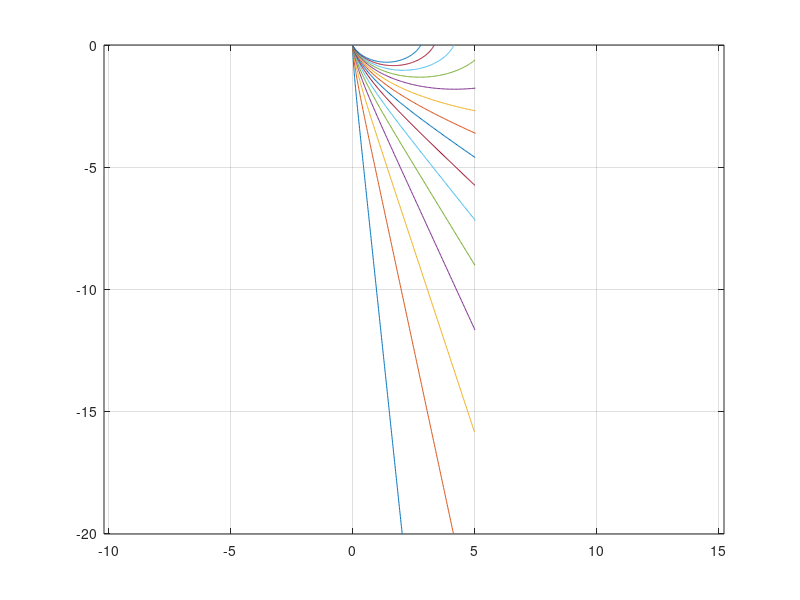

The MATLAB source for this figure: (Note: this script raises an error after producing the figure.)
% Ray tracing in a vertically heterogeneous medium with wave speed c(z)
% To shoot rays at given initial angles
% we solve the following ODE system
%   di/ds = dc/dz(z) * sin(i)
%   dx/ds = c(z)*sin(i)
%   dz/ds = c(z)*cos(i)
% where i = ray angle, counter-clockwise from Z down
%       s = travel-time
% The ODE is integrated by a midpoint method
%
% June 2008        J.P. Ampuero        ampuero@gps.caltech.edu

%I0S = [19.5:0.02:19.6];
I0S = [2:2:30];         % initial angles, in degrees
XSTA = 0; ZSTA = 0;        % initial point
%ZEND = 0;                % vertical position of final point
XEND = 5e3;                % horizontal position of final point
ZMAX = 20e3;                % stop ray tracing if the ray goes this deep
DS = 1e-2;                 % timestep

% example of velocity model c(z): an exponential distribution
CFUN = @(z) 2000 + (1-exp(-z/1000))*4000;
% its derivative with respect to z
CZFUN = @(z) exp(-z/1000)*4000/1000;

% for each initial angle, shoot a ray
for k=1:length(I0S),

 % initial conditions
  inc = I0S(k)*pi/180;
  x = XSTA;
  z = ZSTA;
  clear xray zray
  n=1;
  xray(n) =x;
  zray(n) =z;

 % Solve the ODE
 % Midpoint method to integrate Y'=F(Y) with step h:
 %  Y_pred = Y_n + h/2*F(Y_n)
 %  Y_(n+1) = Y_n + h*F(Y_pred)
 %
 % An alternative (also second order) is Heun's method:
 %  Y_pred = Y_n + h*F(Y_n)
 %  Y_(n+1) = Y_n + h*( F(Y_n) + F(Y_pred) )/2
 %
 % Or we could use ode45

  finish = 0;

  while ~finish,

   % Y_n
    i_old = inc;
    x_old = x;
    z_old = z;

   % F(Y_n)
    c = CFUN(z_old);
    cz = CZFUN(z_old);
    sini = sin(i_old);
    cosi = cos(i_old);
    is = cz*sini; 
    xs = c*sini; 
    zs = c*cosi; 

   % Y_pred = Y_n + h/2*F(Y_n)
    inc = i_old +0.5*DS*is;
    x = x_old +0.5*DS*xs;
    z = z_old +0.5*DS*zs;

   % F(Y_pred)
    c = CFUN(z);
    cz = CZFUN(z);
    sini = sin(inc);
    cosi = cos(inc);
    is = cz*sini; 
    xs = c*sini; 
    zs = c*cosi; 

   % Y_(n+1) = Y_n + h*F(Y_pred)
    inc = i_old +DS*is;
    x = x_old +DS*xs;
    z = z_old +DS*zs;

    n = n+1;
    xray(n)=x;
    zray(n)=z;

    %finish = z<ZEND | z>ZMAX;
    finish = x>XEND | z>ZMAX | z<ZSTA;
  end

  plot(xray/1e3,-zray/1e3,'-')
  hold all
end

hold off
axis equal
grid on
figure(5);
xxx=0:100:18000
plot(xxx,CFUN(xxx),'r',xxxx,ccc,'g');
